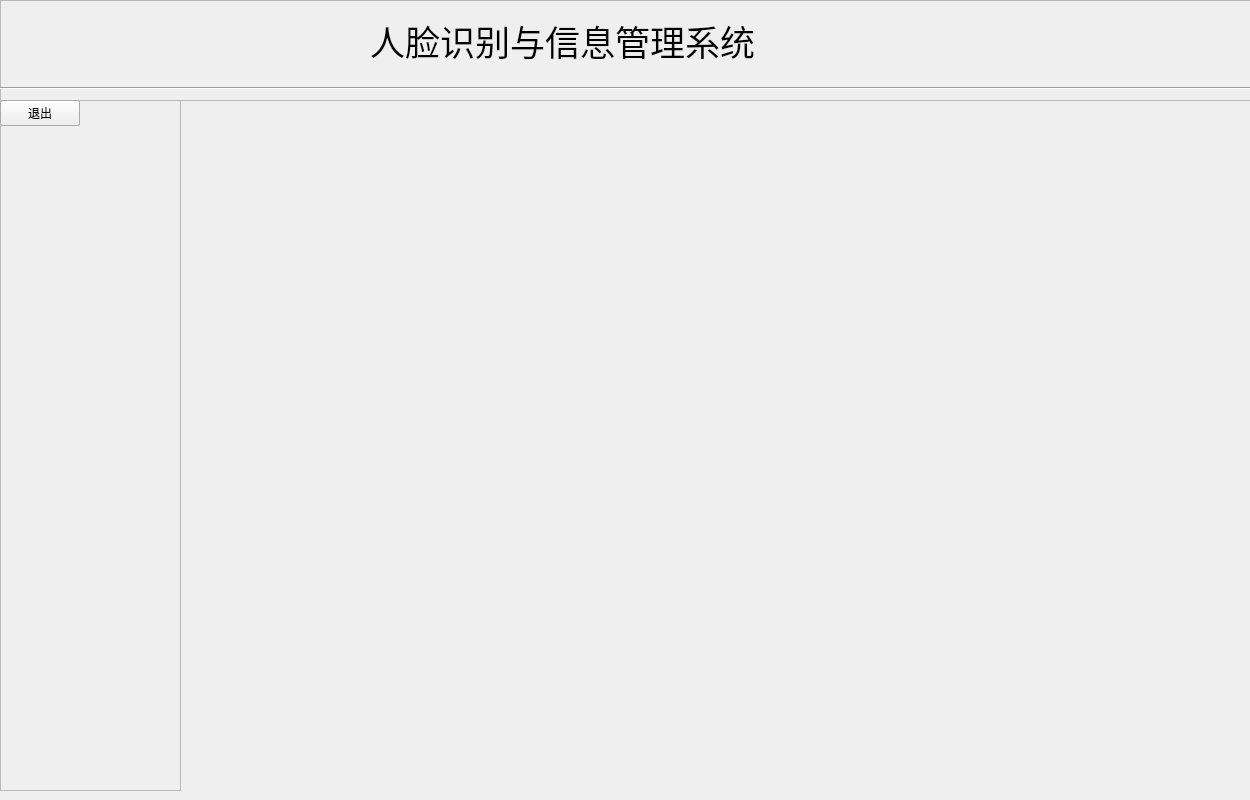
<?xml version="1.0" encoding="UTF-8"?>
<ui version="4.0">
 <class>MainWindow</class>
 <widget class="QMainWindow" name="MainWindow">
  <property name="geometry">
   <rect>
    <x>0</x>
    <y>0</y>
    <width>1250</width>
    <height>800</height>
   </rect>
  </property>
  <property name="minimumSize">
   <size>
    <width>1250</width>
    <height>800</height>
   </size>
  </property>
  <property name="maximumSize">
   <size>
    <width>1250</width>
    <height>800</height>
   </size>
  </property>
  <property name="windowTitle">
   <string>人脸识别与信息管理系统 V1.0</string>
  </property>
  <property name="windowIcon">
   <iconset>
    <activeon>:/icons/ui_imgs/icons/人脸识别.png</activeon>
   </iconset>
  </property>
  <widget class="QWidget" name="centralwidget">
   <widget class="QFrame" name="frame_2">
    <property name="geometry">
     <rect>
      <x>0</x>
      <y>0</y>
      <width>1251</width>
      <height>101</height>
     </rect>
    </property>
    <property name="frameShape">
     <enum>QFrame::StyledPanel</enum>
    </property>
    <property name="frameShadow">
     <enum>QFrame::Raised</enum>
    </property>
    <widget class="QLabel" name="label">
     <property name="geometry">
      <rect>
       <x>370</x>
       <y>0</y>
       <width>531</width>
       <height>81</height>
      </rect>
     </property>
     <property name="font">
      <font>
       <family>华文行楷</family>
       <pointsize>26</pointsize>
      </font>
     </property>
     <property name="text">
      <string>人脸识别与信息管理系统</string>
     </property>
    </widget>
    <widget class="Line" name="line">
     <property name="geometry">
      <rect>
       <x>0</x>
       <y>80</y>
       <width>1251</width>
       <height>16</height>
      </rect>
     </property>
     <property name="orientation">
      <enum>Qt::Horizontal</enum>
     </property>
    </widget>
   </widget>
   <widget class="QFrame" name="frame">
    <property name="geometry">
     <rect>
      <x>0</x>
      <y>100</y>
      <width>181</width>
      <height>691</height>
     </rect>
    </property>
    <property name="styleSheet">
     <string notr="true">QPushButton{font: 16pt &quot;华文楷体&quot;;}\n
QPushButton:focus{outline: none;}\n
QPushButton:pressed{border: 3px solid #f3f3f5;}</string>
    </property>
    <property name="frameShape">
     <enum>QFrame::StyledPanel</enum>
    </property>
    <property name="frameShadow">
     <enum>QFrame::Raised</enum>
    </property>
    <widget class="QPushButton" name="infoEntryBtn">
     <property name="sizePolicy">
      <sizepolicy hsizetype="Minimum" vsizetype="Expanding">
       <horstretch>0</horstretch>
       <verstretch>0</verstretch>
      </sizepolicy>
     </property>
     <property name="text">
      <string>信息录入</string>
     </property>
    </widget>
    <widget class="QPushButton" name="faceRecBtn">
     <property name="sizePolicy">
      <sizepolicy hsizetype="Minimum" vsizetype="Expanding">
       <horstretch>0</horstretch>
       <verstretch>0</verstretch>
      </sizepolicy>
     </property>
     <property name="text">
      <string>人脸识别</string>
     </property>
    </widget>
    <widget class="QPushButton" name="dataManageBtn">
     <property name="sizePolicy">
      <sizepolicy hsizetype="Minimum" vsizetype="Expanding">
       <horstretch>0</horstretch>
       <verstretch>0</verstretch>
      </sizepolicy>
     </property>
     <property name="text">
      <string>信息管理</string>
     </property>
    </widget>
    <widget class="QPushButton" name="recRecordBtn">
     <property name="sizePolicy">
      <sizepolicy hsizetype="Minimum" vsizetype="Expanding">
       <horstretch>0</horstretch>
       <verstretch>0</verstretch>
      </sizepolicy>
     </property>
     <property name="text">
      <string>识别记录</string>
     </property>
    </widget>
    <widget class="QPushButton" name="exitBtn">
     <property name="sizePolicy">
      <sizepolicy hsizetype="Minimum" vsizetype="Expanding">
       <horstretch>0</horstretch>
       <verstretch>0</verstretch>
      </sizepolicy>
     </property>
     <property name="text">
      <string>退出</string>
     </property>
    </widget>
   </widget>
  </widget>
 </widget>
 <resources/>
 <connections/>
</ui>
